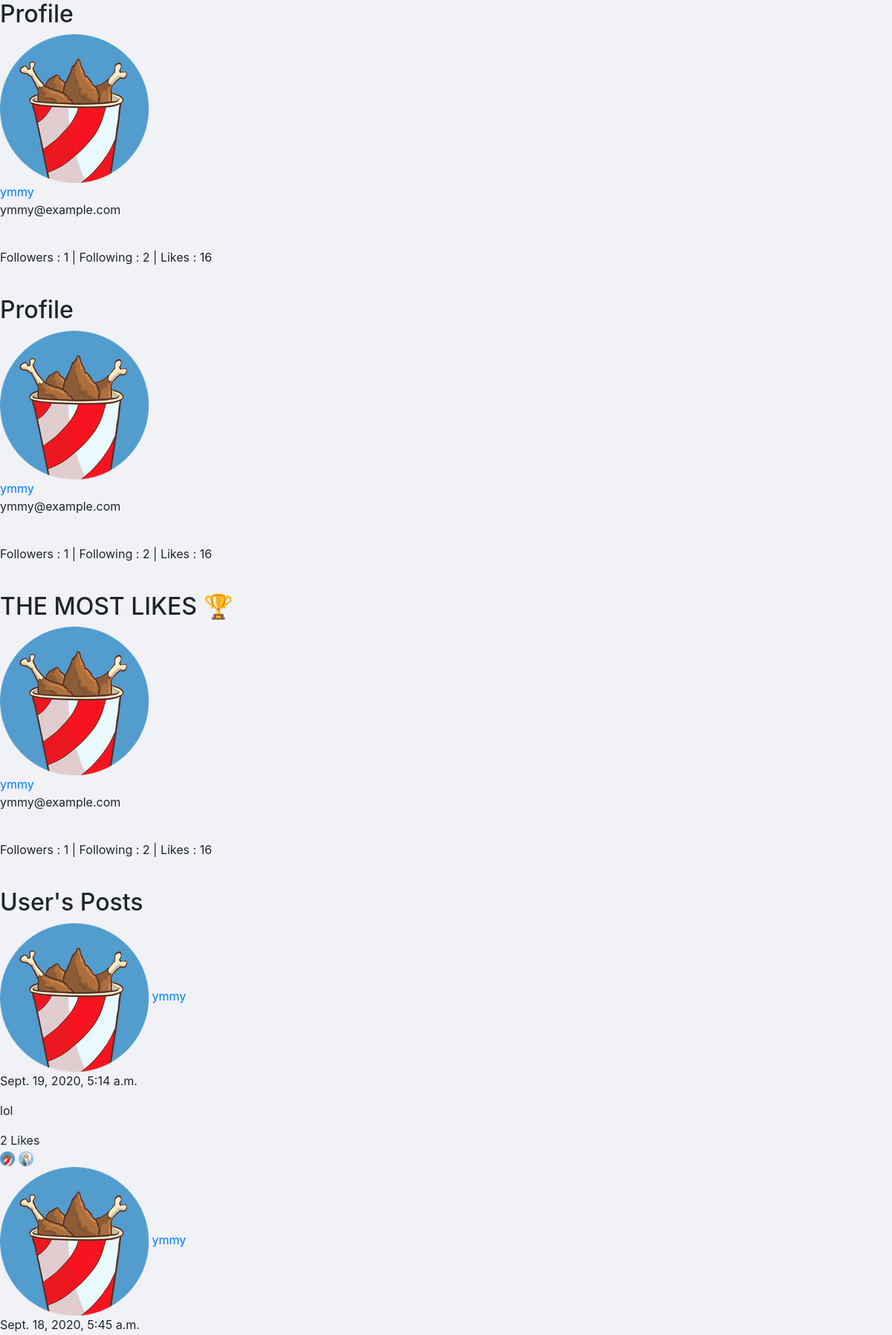
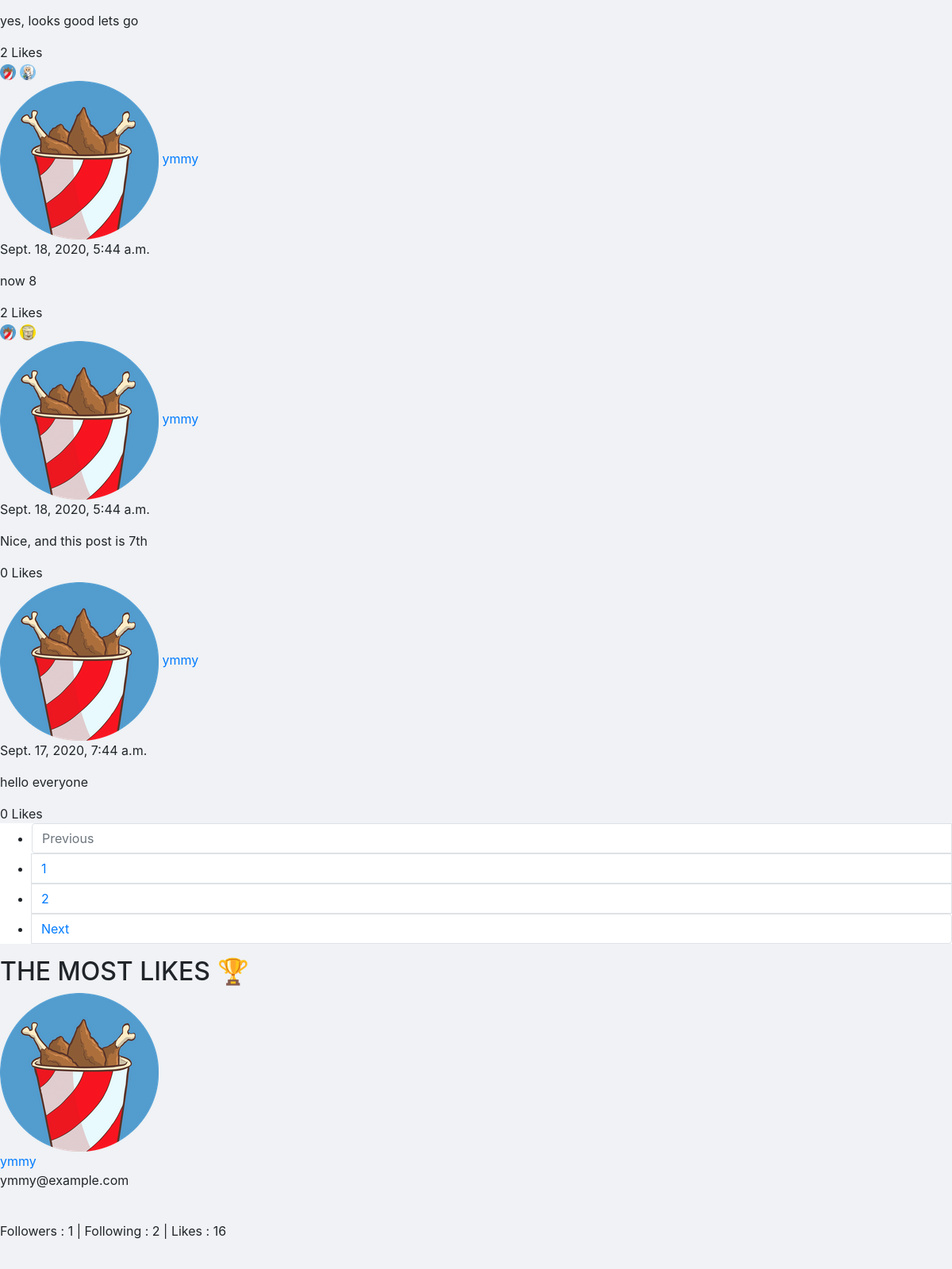
The app's page /profile/1 (upper part) with its own data (2 pictures, top to bottom).
### facebook/models.py (models this page shows)
class User(AbstractUser):
    avatar = models.TextField(default="avatar_bucket.png")
    like_count = models.PositiveSmallIntegerField(default=0, blank=True, null=True)
    followers = models.ManyToManyField("User", related_name="followers_id")
    following = models.ManyToManyField("User", related_name="following_id")
    pass

class Post(models.Model):
    username = models.ForeignKey("User", on_delete=models.CASCADE, related_name="user")
    like_count = models.PositiveSmallIntegerField(default=0, blank=True, null=True)
    liked_user_count = models.ManyToManyField("Post", related_name="liked_id")
    body = models.TextField(blank=True)
    timestamp = models.DateTimeField(auto_now_add=True)

### facebook/views.py (the view)
# urls.py: path("profile/<int:profile_id>", views.profile, name="profile"),
def profile(request,profile_id):
    profile = User.objects.get(
            id=profile_id
            )
    users = User.objects.all()
    topuser = User.objects.all().order_by("-like_count").first()
    liked = Post.objects.filter(
            liked_user_count=request.user.id
        ).all().values()
    liked_posts = []
    for i in range(len(liked)):
        liked_posts.append(liked[i]["id"])
    following = User.objects.filter(
            followers=request.user.id
        ).all().values()
    following_users = []
    for i in range(len(following)):
        following_users.append(following[i]["id"])
    posts = Post.objects.all().filter(
            username_id=profile_id
        ).order_by("-timestamp").all()
    paginator = Paginator(posts, 5)
    page_number = request.GET.get('page')
    page_obj = paginator.get_page(page_number)
    return  render(request, "facebook/profile.html", {'profile': profile,'posts': posts, "users": users,'page_obj': page_obj, 'liked_posts': liked_posts, 'following_users' : following_users, 'topuser': topuser})

### facebook/templates/facebook/profile.html (shortened to what this page needs)
{% extends "facebook/layout.html" %}
{% block body %}
<section id="profile">
    <div class="profile-card profile">
        <h2>Profile</h2>
        <img src="../../static/facebook/img/avatars/{{ profile.avatar }}" alt=""> <br>
        <a href="/profile/{{ profile.id }}"> {{ profile.username }} </a> <br>
        <p class="email">{{ profile.email }}</p> <br>
        <p class="count">Followers&nbsp;:&nbsp;{{ profile.followers.count }} | Following&nbsp;:&nbsp;{{ profile.following.count }} | Likes&nbsp;:&nbsp;{{ profile.like_count }}</p><br>
    </div>
    <div class="card-container">
        <div class="profile-card">
            <h2>Profile</h2>
            <img src="../../static/facebook/img/avatars/{{ profile.avatar }}" alt=""> <br>
            <a href="/profile/{{ profile.id }}"> {{ profile.username }} </a> <br>
            <p class="email">{{ profile.email }}</p> <br>
            <p class="count">Followers&nbsp;:&nbsp;{{ profile.followers.count }} | Following&nbsp;:&nbsp;{{ profile.following.count }} | Likes&nbsp;:&nbsp;{{ profile.like_count }}</p><br>
        </div>
        <div class="profile-card leader2">
            <h2>THE MOST LIKES 🏆</h2>
            <img id="profile_avatar" src="../../static/facebook/img/avatars/{{ topuser.avatar }}" alt=""> <br>
            <a href="/profile/{{ topuser.id }}"> {{ topuser.username }} </a> <br>
            <p class="email">{{ topuser.email }}</p> <br>
            <p class="count">Followers&nbsp;:&nbsp;{{ topuser.followers.count }} | Following&nbsp;:&nbsp;{{ topuser.following.count }} | Likes&nbsp;:&nbsp;{{ topuser.like_count }}</p><br>
        </div>
    </div>
    <div class="posts_container">
        <div class="posts">
            <h2>User's Posts</h2>
            {% for post in page_obj %}
            <div class="post">
                <div class="top-info">
                    <div class="poster-info">
                        {% for profile in users %}
                            {% if post.username_id == profile.id  %}
                                <a href="/profile/{{ profile.id }}">
                                    <img src="../../static/facebook/img/avatars/{{ profile.avatar }}" alt="">
                                </a>
                            {% endif %}
                        {% endfor %}
                        <a class="profile_link" href="/profile/{{ post.username_id }}"> {{ post.username }} </a>
                    </div>
                    <div class="poster-timestamp">
                        <p>{{ post.timestamp }}</p>
                    </div>
                </div>
                <div class="middle-info">
                    <p class="post_body" style="display: block;">{{ post.body }}</p>
                </div>
                <div class="bottom-info">
                    <div class="like-info">
                        <span id="like_for_{{ post.id }}">{{ post.liked_user_count.all.count }}</span>
                        {% if user.is_authenticated %}
                            {% if post.id in liked_posts %}
                                <button class="unlike_button" data-page = "{{ post.id }}"><i class="fas fa-heart"></i></button>
                            {% else %}
                                <button class="like_button" data-page = "{{ post.id }}"><i class="far fa-heart"></i></button>
                            {% endif %}
                        {% else %}
                        <span>Likes</span>
                        {% endif %}
                    </div>
                    <div id="like_avatars_{{ post.id }}">
                        {% for liked in post.liked_user_count.all %}
                            {% for profile in users %}
                                {% if liked.id == profile.id  %}
                                    <a href="/profile/{{ profile.id }}">
                                        <img width="20px" src="../../static/facebook/img/avatars/{{ profile.avatar }}" alt="">
                                    </a>
                                {% endif %}
                            {% endfor %}
                        {% endfor %}
                    </div>
                </div>
            </div>
            {% endfor %}
            <nav aria-label="Page navigation example">
                <ul class="paginator">
                    {% if page_obj.has_previous %}
                    <li class="page-item">
                        <a class="page-link " href="?page={{ page_obj.previous_page_number }}" tabindex="-1" aria-disabled="true">Previous</a>
                    </li>
                    {% else %}
                    <li class="page-item disabled">
                        <a class="page-link" href="#" tabindex="-1" aria-disabled="true">Previous</a>
                    </li>
                    {% endif %}
                    {% for page in page_obj.paginator.page_range %}
                    {% if page == page_obj.number %}
                    <li class="page-item"><a class="page-link active-link" href="?page={{ page }}">{{ page }}</a></li>
                    {% else %}
                        <li class="page-item"><a class="page-link" href="?page={{ page }}">{{ page }}</a></li>
                    {% endif %}
                    {% endfor %}
                    {% if page_obj.has_next %}
                    <li class="page-item">
                        <a class="page-link" href="?page={{ page_obj.next_page_number }}" tabindex="-1" aria-disabled="true">Next</a>
                    </li>
                    {% else %}
                    <li class="page-item disabled">
                        <a class="page-link" href="#" tabindex="-1" aria-disabled="true">Next</a>
                    </li>
                    {% endif %}
                </ul>
            </nav>
        </div>
    </div>
    <div class="profile-card leader">
        <h2>THE MOST LIKES 🏆</h2>
        <img id="profile_avatar" src="../../static/facebook/img/avatars/{{ topuser.avatar }}" alt=""> <br>
        <a href="/profile/{{ topuser.id }}"> {{ topuser.username }} </a> <br>
        <p class="email">{{ topuser.email }}</p> <br>
        <p class="count">Followers : {{ topuser.followers.count }} | Following : {{ topuser.following.count }} | Likes : {{ topuser.like_count }}</p><br>
    </div>
</section>
{% endblock %}

### facebook/templates/facebook/layout.html (shortened to what this page needs)
{% load static %}
<!DOCTYPE html>
<html lang="en">
    <head>
        <link rel="stylesheet" href="https://stackpath.bootstrapcdn.com/bootstrap/4.4.1/css/bootstrap.min.css">
        <link type="text/css" rel="stylesheet"  href="{% static 'facebook/styles.css' %}">
    </head>
    <body>
        <div class="body">
            {% block body %}
            {% endblock %}
        </div>
</html>

### facebook/static/facebook/styles.css (style rules this page uses)
body { background: #F0F2F5; }
body nav { background: #FFFFFF; }

### records on screen
User: avatar (picture), username "ymmy", email "ymmy@example.com", followers.count "1", following.count "2", like_count "16"
Post: username "ymmy", timestamp "Sept. 19, 2020, 5:14 a.m.", body "lol", liked_user_count.all.count "2"
Post: username "ymmy", timestamp "Sept. 17, 2020, 7:44 a.m.", body "hello everyone", liked_user_count.all.count "0"
User: avatar (picture)
Post: username "ymmy", timestamp "Sept. 18, 2020, 5:45 a.m.", body "yes, looks good lets go", liked_user_count.all.count "2"
Post: username "ymmy", timestamp "Sept. 18, 2020, 5:44 a.m.", body "now 8", liked_user_count.all.count "2"
User: avatar (picture)
Post: username "ymmy", timestamp "Sept. 18, 2020, 5:44 a.m.", body "Nice, and this post is 7th", liked_user_count.all.count "0"

### other values on screen
{{ page }} "1"
{{ page }} "2"
